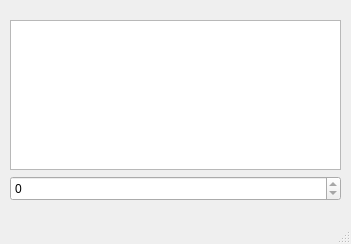
<?xml version="1.0" encoding="UTF-8"?>
<ui version="4.0">
 <class>Cnter</class>
 <widget class="QMainWindow" name="Cnter">
  <property name="geometry">
   <rect>
    <x>0</x>
    <y>0</y>
    <width>351</width>
    <height>244</height>
   </rect>
  </property>
  <property name="windowTitle">
   <string>Cnter</string>
  </property>
  <widget class="QWidget" name="centralwidget">
   <layout class="QGridLayout" name="gridLayout">
    <item row="0" column="0">
     <layout class="QVBoxLayout" name="verticalLayout">
      <item>
       <widget class="QTextEdit" name="te_skreen">
        <property name="minimumSize">
         <size>
          <width>331</width>
          <height>150</height>
         </size>
        </property>
        <property name="maximumSize">
         <size>
          <width>331</width>
          <height>150</height>
         </size>
        </property>
       </widget>
      </item>
      <item>
       <widget class="QSpinBox" name="sb_cnt">
        <property name="minimumSize">
         <size>
          <width>331</width>
          <height>25</height>
         </size>
        </property>
        <property name="maximumSize">
         <size>
          <width>331</width>
          <height>25</height>
         </size>
        </property>
        <property name="readOnly">
         <bool>true</bool>
        </property>
       </widget>
      </item>
     </layout>
    </item>
   </layout>
  </widget>
  <widget class="QMenuBar" name="menubar">
   <property name="geometry">
    <rect>
     <x>0</x>
     <y>0</y>
     <width>351</width>
     <height>21</height>
    </rect>
   </property>
  </widget>
  <widget class="QStatusBar" name="statusbar"/>
 </widget>
 <resources/>
 <connections/>
</ui>
